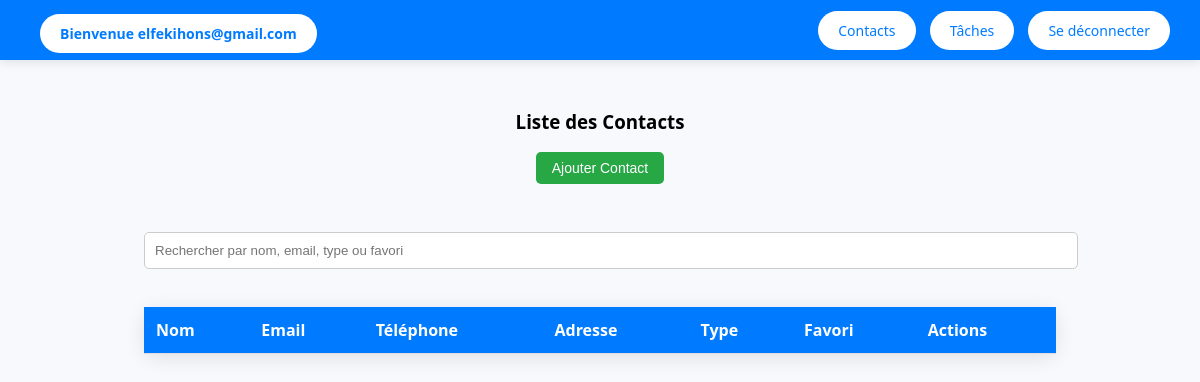
The app's page /contacts (signed in), older data.
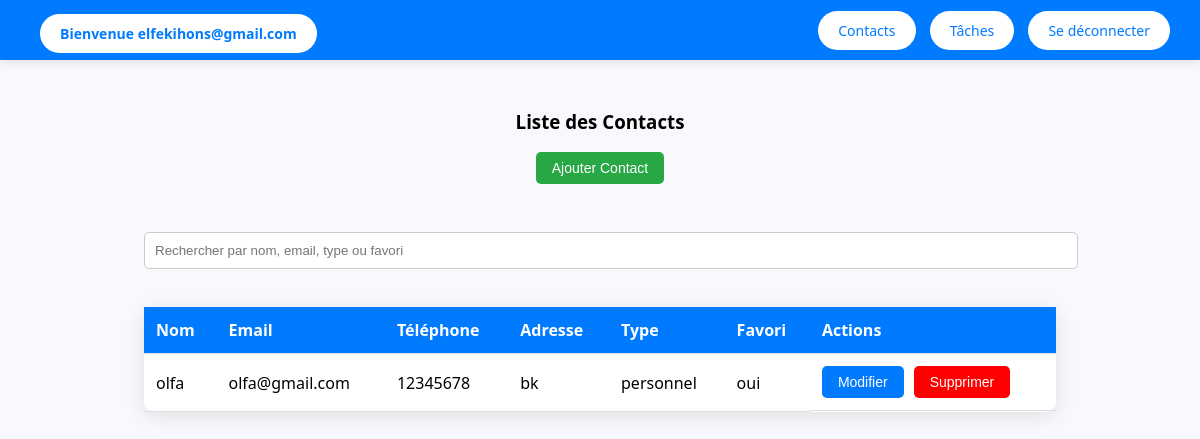
The same page, newer data.
### tables this page shows
CREATE TABLE contacts (
    idContact INTEGER PRIMARY KEY AUTOINCREMENT,
    nom TEXT NOT NULL unique,
    telephone TEXT NOT NULL ,
    email TEXT ,
    adresse TEXT,
    type TEXT CHECK(type IN ('professionnel', 'personnel')),
    favori BOOLEAN DEFAULT 0,
    idUtilisateur INTEGER,
    FOREIGN KEY (idUtilisateur) REFERENCES utilisateurs(idUtilisateur)
);

### app.py (the view)
@app.route("/contacts")
def contacts():
    if "utilisateur_id" not in session:
        return redirect("/login")
    utilisateur_id = session["utilisateur_id"]
    conn = get_db_connection()
    contacts = conn.execute(
        "SELECT * FROM contacts WHERE idUtilisateur = ?",
        (utilisateur_id,)
    ).fetchall()
    nb_personnels = conn.execute(
        "SELECT COUNT(*) FROM contacts WHERE idUtilisateur = ? AND type = 'personnel'",
        (utilisateur_id,)
    ).fetchone()[0]
    nb_professionnels = conn.execute(
        "SELECT COUNT(*) FROM contacts WHERE idUtilisateur = ? AND type = 'professionnel'",
        (utilisateur_id,)
    ).fetchone()[0]
    conn.close()
    return render_template(
        "contacts.html",
        email=session["email"],
        contacts=contacts,
        nb_contacts_personnels=nb_personnels,
        nb_contacts_professionnels=nb_professionnels,
        nb_contacts_total=nb_personnels + nb_professionnels
    )

### app.py (called while the page is built)
def get_db_connection():
    conn = sqlite3.connect("carnet_contactsN.db")
    conn.row_factory = sqlite3.Row
    return conn

### templates/contacts.html (shortened to what this page needs)
<!DOCTYPE html>
<html lang="fr">
<head>
</head>
<body>
    <div class="navbar">
        <h2><a href="/dashboard">Bienvenue {{ email }}</a></h2>
        <div>
            <a href="/contacts">Contacts</a>
            <a href="/taches">Tâches</a>
            <a href="/logout">Se déconnecter</a>
        </div>
    </div>
    <div class="main-content">
        <h3>Liste des Contacts</h3>
        <button class="btn add-contact-btn" id="addContactBtn">Ajouter Contact</button>
<div style="margin-top: 20px; width: 80%;">
    <input type="text" id="searchInput" placeholder="Rechercher par nom, email, type ou favori" style="width: 100%; padding: 10px; border-radius: 5px; border: 1px solid #ccc;">
</div>
        <table>
            <thead>
                <tr>
                    <th>Nom</th>
                    <th>Email</th>
                    <th>Téléphone</th>
                    <th>Adresse</th>
                    <th>Type</th>
                    <th>Favori</th>
                    <th>Actions</th>
                </tr>
            </thead>
            <tbody>
                {% for contact in contacts %}
                    <tr>
                        <td>{{ contact.nom }}</td>
                        <td>{{ contact.email }}</td>
                        <td>{{ contact.telephone }}</td>
                        <td>{{ contact.adresse }}</td>
                        <td>{{ contact.type }}</td>
                        <td>{{ contact.favori }}</td>
                        <td class="action-buttons">
                            <button class="btn" onclick="ouvrirFormulaireModification('{{ contact.idContact }}', '{{ contact.nom }}', '{{ contact.email }}', '{{ contact.telephone }}', '{{ contact.adresse }}', '{{ contact.type }}', '{{ contact.favori }}')">Modifier</button>
                          <button class="btn btn-danger" onclick="confirmerSuppression('{{ contact.idContact }}', '{{ contact.nom }}')">Supprimer</button>
                        </td>
                    </tr>
                {% endfor %}
            </tbody>
        </table>
    </div>
</body>
</html>

### templates/contacts.html (style rules this page uses)
body { margin: 0; font-family: 'Segoe UI', Tahoma, Geneva, Verdana, sans-serif; background-color: #f7f9fc; display: flex; height: 100vh; flex-direction: column; }
a { text-decoration: none; }
.navbar { background-color: #007bff; color: white; padding: 15px 30px; display: flex; justify-content: space-between; align-items: center; box-shadow: 0 2px 10px rgba(0, 0, 0, 0.1); }
.navbar h2 { margin: 0; font-size: 22px; }
.navbar a { background-color: #ffffff; color: #007bff; padding: 10px 20px; border-radius: 25px; transition: background-color 0.3s ease; font-size: 14px; margin-left: 10px; }
.main-content { padding: 30px; flex-grow: 1; display: flex; flex-direction: column; align-items: center; }
table { width: 80%; border-collapse: collapse; margin-top: 30px; background-color: white; border-radius: 10px; box-shadow: 0 4px 20px rgba(0, 0, 0, 0.1); }
th, td { padding: 12px; text-align: left; border-bottom: 1px solid #ddd; }
th { background-color: #007bff; color: white; }
.action-buttons { display: flex; gap: 10px; }
.btn { background-color: #007bff; color: white; padding: 8px 16px; border-radius: 5px; text-align: center; cursor: pointer; font-size: 14px; border: none; transition: background-color 0.3s ease; }
.btn.btn-danger { background-color: red; }
.add-contact-btn { background-color: #28a745; margin-bottom: 20px; }
input[type="text"], input[type="email"], input[type="tel"] { width: 100%; padding: 12px; margin: 8px 0; border-radius: 5px; border: 1px solid #ddd; }

Row changes from the older to the newer data that the page shows:
added contacts: nom "olfa", email "olfa@gmail.com", telephone "12345678", adresse "bk", type "personnel", favori "oui"
